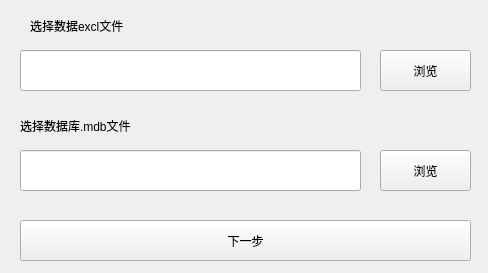
<?xml version="1.0" encoding="UTF-8"?>
<ui version="4.0">
 <class>Form</class>
 <widget class="QWidget" name="Form">
  <property name="geometry">
   <rect>
    <x>0</x>
    <y>0</y>
    <width>488</width>
    <height>273</height>
   </rect>
  </property>
  <property name="windowTitle">
   <string>Form</string>
  </property>
  <widget class="QPushButton" name="excl_button">
   <property name="geometry">
    <rect>
     <x>380</x>
     <y>50</y>
     <width>91</width>
     <height>41</height>
    </rect>
   </property>
   <property name="text">
    <string>浏览</string>
   </property>
  </widget>
  <widget class="QLabel" name="label">
   <property name="geometry">
    <rect>
     <x>30</x>
     <y>10</y>
     <width>151</width>
     <height>31</height>
    </rect>
   </property>
   <property name="text">
    <string>选择数据excl文件</string>
   </property>
  </widget>
  <widget class="QLineEdit" name="excl_lineEdit">
   <property name="geometry">
    <rect>
     <x>20</x>
     <y>50</y>
     <width>341</width>
     <height>41</height>
    </rect>
   </property>
  </widget>
  <widget class="QLineEdit" name="mdb_lineEdit">
   <property name="geometry">
    <rect>
     <x>20</x>
     <y>150</y>
     <width>341</width>
     <height>41</height>
    </rect>
   </property>
  </widget>
  <widget class="QPushButton" name="mdb_button">
   <property name="geometry">
    <rect>
     <x>380</x>
     <y>150</y>
     <width>91</width>
     <height>41</height>
    </rect>
   </property>
   <property name="text">
    <string>浏览</string>
   </property>
  </widget>
  <widget class="QLabel" name="label_2">
   <property name="geometry">
    <rect>
     <x>20</x>
     <y>110</y>
     <width>151</width>
     <height>31</height>
    </rect>
   </property>
   <property name="text">
    <string>选择数据库.mdb文件</string>
   </property>
  </widget>
  <widget class="QPushButton" name="next_button">
   <property name="geometry">
    <rect>
     <x>20</x>
     <y>220</y>
     <width>451</width>
     <height>41</height>
    </rect>
   </property>
   <property name="text">
    <string>下一步</string>
   </property>
  </widget>
 </widget>
 <resources/>
 <connections/>
</ui>
